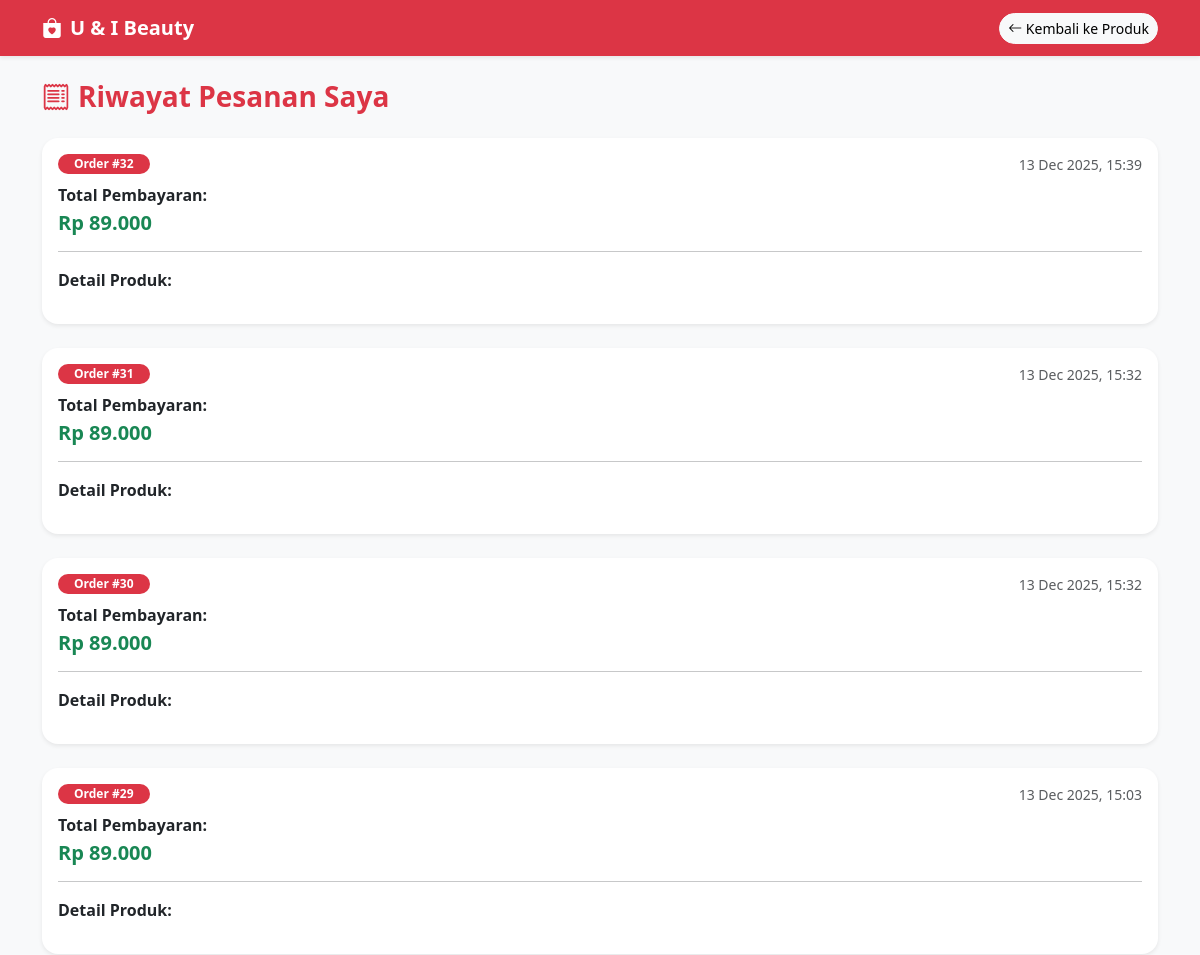
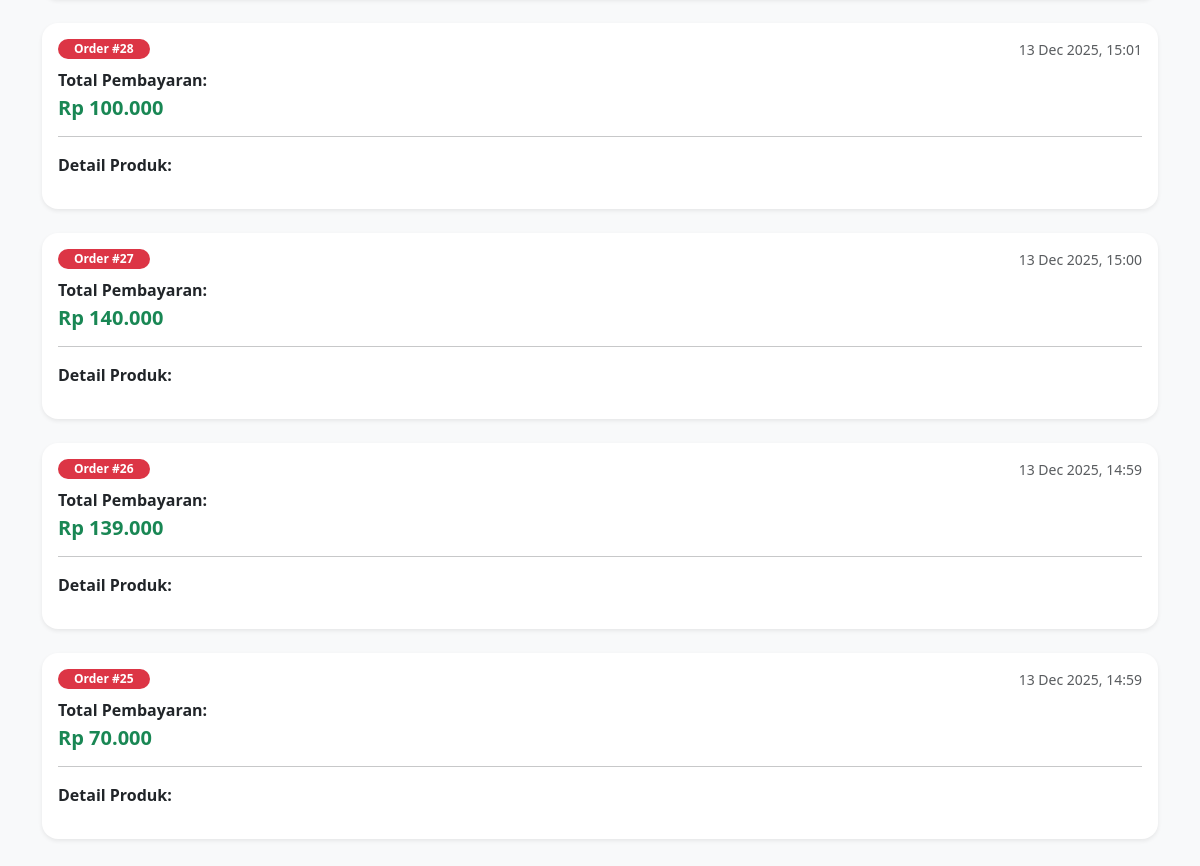
/pesanan.php (signed in), run on the app's committed database (2 pictures, top to bottom).
### tables this page shows
CREATE TABLE `orders` (
  `id_order` int(11) NOT NULL,
  `id_user` int(11) DEFAULT NULL,
  `tanggal_order` datetime DEFAULT NULL,
  `total` decimal(10,2) DEFAULT NULL,
  `status` varchar(20) DEFAULT NULL
);

### pesanan.php (the view, shortened to what this page needs)
<?php
include 'koneksi.php';
$id_user = $_SESSION['id_user'];
$nama_toko = "U & I Beauty";
$query = mysqli_query($conn, "
    SELECT * FROM orders
    WHERE id_user='$id_user'
    ORDER BY tanggal_order DESC
");
?>
<!DOCTYPE html>
<html lang="id">
<head>
<link href="https://cdn.jsdelivr.net/npm/bootstrap@5.3.3/dist/css/bootstrap.min.css" rel="stylesheet">
<link rel="stylesheet" href="https://cdn.jsdelivr.net/npm/bootstrap-icons@1.11.3/font/bootstrap-icons.css">
</head>
<body>
<nav class="navbar bg-danger shadow-sm mb-4">
    <div class="container">
        <a class="navbar-brand fw-bold text-white">
            <i class="bi bi-bag-heart-fill me-2"></i><?= $nama_toko; ?>
        </a>
        <a href="produk.php" class="btn btn-light btn-sm rounded-pill">
            <i class="bi bi-arrow-left"></i> Kembali ke Produk
        </a>
    </div>
</nav>
<div class="container pb-5">
<h3 class="fw-bold text-danger mb-4">
    <i class="bi bi-receipt me-2"></i>Riwayat Pesanan Saya
</h3>
<?php while ($o = mysqli_fetch_assoc($query)) { ?>
<div class="card shadow-sm border-0 mb-4 order-card">
    <div class="card-body">
        <div class="d-flex justify-content-between align-items-center mb-2">
            <span class="badge bg-danger rounded-pill px-3">
                Order #<?= $o['id_order']; ?>
            </span>
            <small class="text-muted">
                <?= date('d M Y, H:i', strtotime($o['tanggal_order'])); ?>
            </small>
        </div>
        <p class="fw-bold mb-1">Total Pembayaran:</p>
        <h5 class="text-success fw-bold">
            Rp <?= number_format($o['total'], 0, ',', '.'); ?>
        </h5>
        <hr>
        <p class="fw-bold mb-3">Detail Produk:</p>
    </div>
</div>
<?php } ?>
</div>
</body>
</html>

### pesanan.php (style rules this page uses)
body { background:#f8f9fa; }
.order-card { border-radius:16px; }

### data on the page
orders: id_order "32", tanggal_order "13 Dec 2025, 15:39", total "89.000"
orders: id_order "31", tanggal_order "13 Dec 2025, 15:32", total "89.000"
orders: id_order "30", tanggal_order "13 Dec 2025, 15:32", total "89.000"
orders: id_order "29", tanggal_order "13 Dec 2025, 15:03", total "89.000"
orders: id_order "28", tanggal_order "13 Dec 2025, 15:01", total "100.000"
orders: id_order "27", tanggal_order "13 Dec 2025, 15:00", total "140.000"
orders: id_order "26", tanggal_order "13 Dec 2025, 14:59", total "139.000"
orders: id_order "25", tanggal_order "13 Dec 2025, 14:59", total "70.000"

### other printed values
$nama_toko "U & I Beauty"
